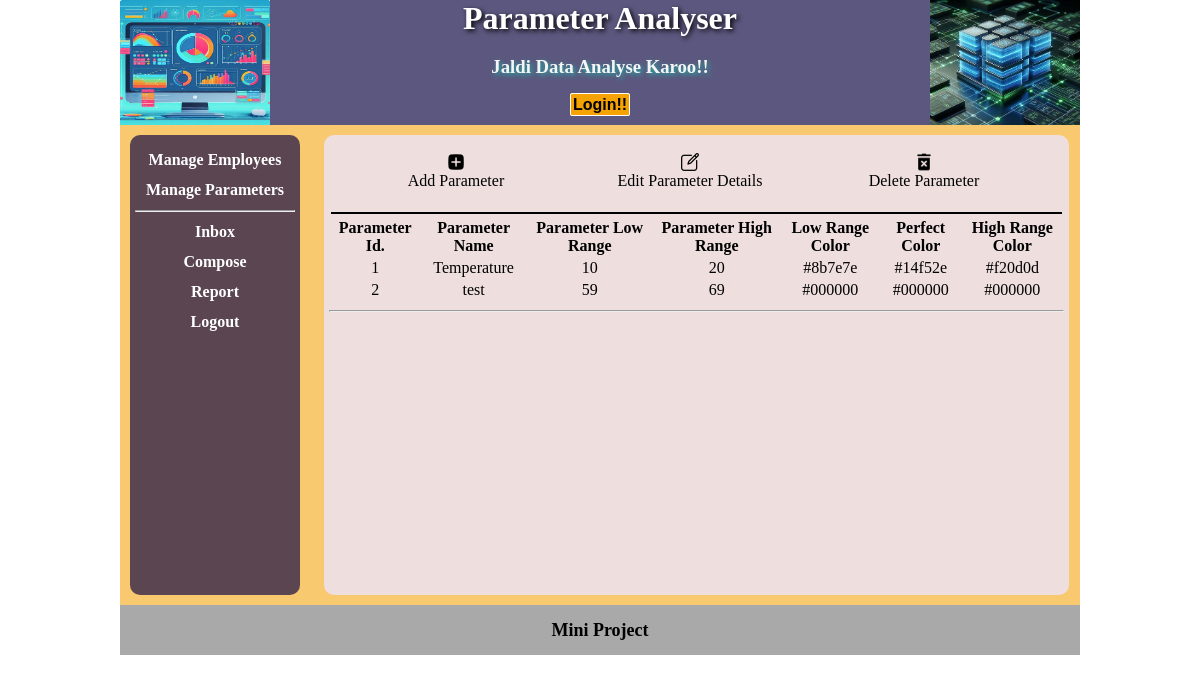
The page /manageParam.php on the database its author committed.
### tables this page shows
CREATE TABLE IF NOT EXISTS `param_info` (
  `pid` int(11) NOT NULL AUTO_INCREMENT,
  `param_name` varchar(50) NOT NULL,
  `param_low_range` int(11) NOT NULL,
  `param_high_range` int(11) NOT NULL,
  `low_color` varchar(10) NOT NULL,
  `high_color` varchar(10) NOT NULL,
  `mid_color` varchar(10) NOT NULL,
  PRIMARY KEY (`pid`)
);

### manageParam.php (the view)
<?php
require_once("header.php");
?>
<div id="content">
    <div id="adminArea">
        <div id="leftContent">
            <?php
            require_once("adminMenu.php");
            ?>
        </div>
        <div id="rightContent">
            <div id="manageParamNavbar">
                <ul>
                    <li> <a href="createParamForm.php"><img src="./images/add.png"> Add Parameter </a></li>
                    <li><a href="updateParamForm.php"><img src="./images/edit.png"> Edit Parameter Details </a> </li>
                    <li><a href="deleteParamForm.php"> <img src="./images/delete.png"> Delete Parameter </a></li>
                </ul>
            </div>
            <?php
            require_once("dbconnect.php");
            $query = "select * from param_info";
            $result = mysqli_query($con, $query) or die('Fetch data error');
            echo ("<table border='0' id='showParam'>");
            echo ("<tr>
                    <th> Parameter Id. </th>
                    <th> Parameter Name </th>
                    <th> Parameter Low Range</th>
                    <th> Parameter High Range</th>
                    <th> Low Range Color</th>
                    <th> Perfect Color</th>
                    <th> High Range Color</th>
                    </tr>");
            $cnt = 0;
            while ($row = mysqli_fetch_array($result)) {
                $cnt++;
                echo ("<tr>");
                echo ("<td>");
                echo ($cnt);
                echo ("</td>");
                echo ("<td>");
                echo ($row["param_name"]);
                echo ("</td>");
                echo ("<td>");
                echo ($row["param_low_range"]);
                echo ("</td>");
                echo ("<td>");
                echo ($row["param_high_range"]);
                echo ("</td>");
                echo ("<td>");
                echo ($row["low_color"]);
                echo ("</td>");
                echo ("<td>");
                echo ($row["mid_color"]);
                echo ("</td>");
                echo ("<td>");
                echo ($row["high_color"]);
                echo ("</td>");
                echo ("</tr>");
            }
            echo ("</table>");
            echo ("<hr>");
            ?>
        </div>
    </div>
</div>
<?php
require_once("footer.php");
?>

### css/style.css (style rules this page uses)
body { margin: 0px; padding: 0px; }
a { text-decoration: none; }
#content { min-height: 475px; background-color: #f5a00390; }
#leftContent { width: 170px; margin: 10px; display:inline-block; box-sizing: border-box; background-color: rgba(15, 8, 66, 0.678); vertical-align: top; min-height: 460px; color: white; font-weight: bold; border-radius: 10px; }
#rightContent { margin: 10px; padding: 5px; width: 745px; display: inline-block; background-color: rgb(238, 222, 222); box-sizing: border-box; vertical-align: top; min-height: 460px; border-radius: 10px; }
#manageEmpNavbar ul,#manageParamNavbar ul { list-style: none; margin: 2px; padding: 10px; box-sizing: border-box; border-bottom:2px solid black ; }
#manageEmpNavbar ul li,#manageParamNavbar ul li { list-style: none; margin: 0px 5px; width: 220px; height: 50px; vertical-align: middle; text-align: center; display: inline-block; }
#manageEmpNavbar ul li a,#manageParamNavbar ul li a { color: black; display: block; }
#manageEmpNavbar ul li img,#manageParamNavbar ul li img { color: black; margin: 0px auto; height: 20px; display: block; }
#showData,#showParam { width: 100%; }
#showData td,#showParam td { text-align: center; }

### rows shown on the page
param_info: param_name "Temperature", param_low_range "10", param_high_range "20", low_color "#8b7e7e", mid_color "#14f52e", high_color "#f20d0d"
param_info: param_name "test", param_low_range "59", param_high_range "69", low_color "#000000", mid_color "#000000", high_color "#000000"
